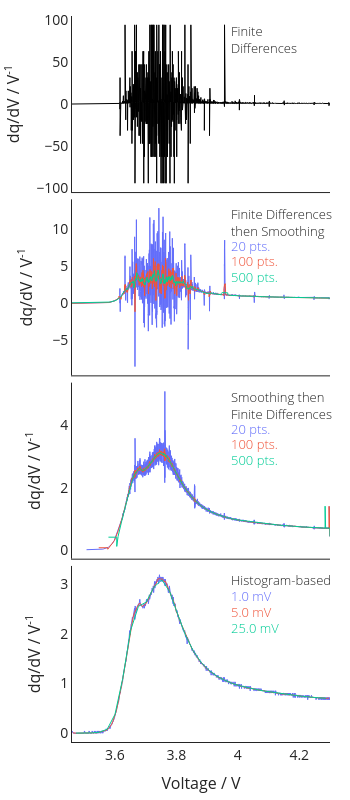

The cell this chart's notebook holds for it:
### Code cell
colors = px.colors.qualitative.Plotly

fig = make_subplots(cols=1, rows=4, shared_xaxes=True, vertical_spacing=0.01)



fig.update_layout(
    template="simple_white",
    margin=dict(l=10, r=20, t=10, b=10),
    width=350, 
    height=800,
    legend=dict(
        orientation="h",    # horizontal
        yanchor="bottom",   # anchor legend's bottom
        y=1.02,             # place above the plot area
        xanchor="center",
        x=0.5
    ),)



fig.add_trace(go.Scatter(x=v_fd, 
                         y=dqdv_fd, 
                         name="FD", 
                         mode="lines",
                         showlegend=False,
                         line=dict(color="Black", width=1)), row=1, col=1)




fig.add_trace(go.Scatter(x=v_sgl_fd, 
                         y=dqdv_sgl_fd, 
                         name=f"SG {SG_W_LOW} -> FD", 
                         mode="lines",
                         showlegend=False,
                         line=dict(color=colors[0], width=1)), row=3, col=1)

fig.add_trace(go.Scatter(x=v_sgh_fd, 
                         y=dqdv_sgh_fd, 
                         name=f"SG {SG_W_HIGH} -> FD", 
                         mode="lines",
                         showlegend=False,
                         line=dict(color=colors[1], width=1)), row=3, col=1)

fig.add_trace(go.Scatter(x=v_sgvh_fd, 
                         y=dqdv_sgvh_fd, 
                         name=f"SG {SG_W_VERYHIGH} -> FD", 
                         mode="lines",
                         showlegend=False,
                         line=dict(color=colors[2], width=1)), row=3, col=1)



fig.add_trace(go.Scatter(x=v_fd, 
                         y=dqdv_fd_sgl, 
                         name=f"FD -> SG {SG_W_LOW}", 
                         mode="lines",
                         showlegend=False,
                         line=dict(color=colors[0], width=1)), row=2, col=1)

fig.add_trace(go.Scatter(x=v_fd, 
                         y=dqdv_fd_sgh, 
                         name=f"FD -> SG {SG_W_HIGH}", 
                         mode="lines",
                         showlegend=False,
                         line=dict(color=colors[1], width=1)), row=2, col=1)

fig.add_trace(go.Scatter(x=v_fd, 
                         y=dqdv_fd_sgvh, 
                         name=f"FD -> SG {SG_W_VERYHIGH}", 
                         mode="lines",
                         showlegend=False,
                         line=dict(color=colors[2], width=1)), row=2, col=1)


fig.add_trace(go.Scatter(x=v_h_l, 
                         y=dqdv_h_l, 
                         name=f"H {BIN_SIZE_LOW}", 
                         mode="lines",
                         showlegend=False,
                         line=dict(color=colors[0], width=1)), row=4, col=1)

fig.add_trace(go.Scatter(x=v_h_h, 
                         y=dqdv_h_h, 
                         name=f"H {BIN_SIZE_LOW}", 
                         mode="lines",
                         showlegend=False,
                         line=dict(color=colors[1], width=1)), row=4, col=1)

fig.add_trace(go.Scatter(x=v_h_vh, 
                         y=dqdv_h_vh, 
                         name=f"H {BIN_SIZE_LOW}", 
                         mode="lines",
                         showlegend=False,
                         line=dict(color=colors[2], width=1)), row=4, col=1)


# ANNOTATIONS
X_POS = 0.61
Y_POS = 0.98
Y_POS_HEIGHT = 0.18
Y_POS_SPACING = 0.15
FONT_SIZE = 13
MAIN_FONT_WEIGHT = 150


# FD
fig.add_annotation(x=X_POS, 
                    y=Y_POS,
                    xref="x domain",
                    yref="y domain",
                    text="Finite<br>Differences",
                    showarrow=False,
                    font=dict(size=FONT_SIZE, weight=MAIN_FONT_WEIGHT), 
                    xanchor="left",
                    align="left",
                    row=1, col=1 )


# SG -> FD 

fig.add_annotation(x=X_POS, 
                    y=Y_POS,
                    xref="x domain",
                    yref="y domain",
                    text="Smoothing then <br>Finite Differences",
                    showarrow=False,
                    font=dict(size=FONT_SIZE, weight=MAIN_FONT_WEIGHT), 
                    xanchor="left",
                    align="left",
                    row=3, col=1 )

fig.add_annotation(x=X_POS, 
                    y=Y_POS-Y_POS_HEIGHT,
                    xref="x domain",
                    yref="y domain",
                    text=f"{SG_W_LOW} pts.",
                    showarrow=False,
                    font=dict(size=FONT_SIZE, weight=int(MAIN_FONT_WEIGHT*0.5), color=colors[0]), 
                    xanchor="left",
                    row=3, col=1 )

fig.add_annotation(x=X_POS, 
                    y=Y_POS-Y_POS_HEIGHT - Y_POS_SPACING,
                    xref="x domain",
                    yref="y domain",
                    text=f"{SG_W_HIGH} pts.",
                    showarrow=False,
                    font=dict(size=FONT_SIZE, weight=int(MAIN_FONT_WEIGHT*0.5), color=colors[1]), 
                    xanchor="left",
                    row=3, col=1 )

fig.add_annotation(x=X_POS, 
                    y=Y_POS-Y_POS_HEIGHT - 1.6*Y_POS_SPACING,
                    xref="x domain",
                    yref="y domain",
                    text=f"{SG_W_VERYHIGH} pts.",
                    showarrow=False,
                    font=dict(size=FONT_SIZE, weight=int(MAIN_FONT_WEIGHT*0.5), color=colors[2]), 
                    xanchor="left",
                    row=3, col=1 )


# FD -> SG

fig.add_annotation(x=X_POS, 
                    y=Y_POS,
                    xref="x domain",
                    yref="y domain",
                    text="Finite Differences<br>then Smoothing",
                    showarrow=False,
                    font=dict(size=FONT_SIZE, weight=MAIN_FONT_WEIGHT), 
                    xanchor="left",
                    align="left",
                    row=2, col=1 )

fig.add_annotation(x=X_POS, 
                    y=Y_POS-Y_POS_HEIGHT,
                    xref="x domain",
                    yref="y domain",
                    text=f"{SG_W_LOW} pts.",
                    showarrow=False,
                    font=dict(size=FONT_SIZE, weight=int(MAIN_FONT_WEIGHT*0.5), color=colors[0]), 
                    xanchor="left",
                    row=2, col=1 )

fig.add_annotation(x=X_POS, 
                    y=Y_POS-Y_POS_HEIGHT - Y_POS_SPACING,
                    xref="x domain",
                    yref="y domain",
                    text=f"{SG_W_HIGH} pts.",
                    showarrow=False,
                    font=dict(size=FONT_SIZE, weight=int(MAIN_FONT_WEIGHT*0.5), color=colors[1]), 
                    xanchor="left",
                    row=2, col=1 )

fig.add_annotation(x=X_POS, 
                    y=Y_POS-Y_POS_HEIGHT - 1.6*Y_POS_SPACING,
                    xref="x domain",
                    yref="y domain",
                    text=f"{SG_W_VERYHIGH} pts.",
                    showarrow=False,
                    font=dict(size=FONT_SIZE, weight=int(MAIN_FONT_WEIGHT*0.5), color=colors[2]), 
                    xanchor="left",
                    row=2, col=1 )

# H

fig.add_annotation(x=X_POS, 
                    y=Y_POS,
                    xref="x domain",
                    yref="y domain",
                    text="Histogram-based",
                    showarrow=False,
                    font=dict(size=FONT_SIZE, weight=MAIN_FONT_WEIGHT), 
                    xanchor="left",
                    row=4, col=1 )

fig.add_annotation(x=X_POS, 
                    y=Y_POS-0.5*Y_POS_HEIGHT,
                    xref="x domain",
                    yref="y domain",
                    text=f"{1e3*BIN_SIZE_LOW} mV",
                    showarrow=False,
                    font=dict(size=FONT_SIZE, weight=int(MAIN_FONT_WEIGHT*0.5), color=colors[0]), 
                    xanchor="left",
                    row=4, col=1 )

fig.add_annotation(x=X_POS, 
                    y=Y_POS-0.5*Y_POS_HEIGHT - 0.6*Y_POS_SPACING,
                    xref="x domain",
                    yref="y domain",
                    text=f"{1e3*BIN_SIZE_HIGH} mV",
                    showarrow=False,
                    font=dict(size=FONT_SIZE, weight=int(MAIN_FONT_WEIGHT*0.5), color=colors[1]), 
                    xanchor="left",
                    row=4, col=1 )

fig.add_annotation(x=X_POS, 
                    y=Y_POS-0.5*Y_POS_HEIGHT - 1.2*Y_POS_SPACING,
                    xref="x domain",
                    yref="y domain",
                    text=f"{1e3*BIN_SIZE_VHIGH} mV",
                    showarrow=False,
                    font=dict(size=FONT_SIZE, weight=int(MAIN_FONT_WEIGHT*0.5), color=colors[2]), 
                    xanchor="left",
                    row=4, col=1 )


fig.update_xaxes(title=dict(text="Voltage / V", font=dict(size=16)), col=1, row=4)
fig.update_xaxes(showgrid=False, ticks="", tickfont=dict(size=14))

fig.update_yaxes(showgrid=False,  ticks="", tickfont=dict(size=14))
fig.update_yaxes(title=dict(text="dq/dV / V<sup>-1<sup>", font=dict(size=16)))

### Figure 1 — Plotly figure (JSON) as saved in the notebook; plotly's stock layout.template omitted (floating-point values rounded to 4 significant figures; data arrays with more than 128 entries replaced by an {"elided": "..."} marker saying what was removed)
{"data": [{"line": {"color": "Black", "width": 1}, "mode": "lines", "name": "FD", "showlegend": false, "type": "scatter", "x": {"elided": "22188 float values"}, "xaxis": "x", "y": {"elided": "22188 float values"}, "yaxis": "y"}, {"line": {"color": "#636EFA", "width": 1}, "mode": "lines", "name": "SG 20 -> FD", "showlegend": false, "type": "scatter", "x": {"elided": "22271 float values"}, "xaxis": "x3", "y": {"elided": "22271 float values"}, "yaxis": "y3"}, {"line": {"color": "#EF553B", "width": 1}, "mode": "lines", "name": "SG 100 -> FD", "showlegend": false, "type": "scatter", "x": {"elided": "22271 float values"}, "xaxis": "x3", "y": {"elided": "22271 float values"}, "yaxis": "y3"}, {"line": {"color": "#00CC96", "width": 1}, "mode": "lines", "name": "SG 500 -> FD", "showlegend": false, "type": "scatter", "x": {"elided": "22271 float values"}, "xaxis": "x3", "y": {"elided": "22271 float values"}, "yaxis": "y3"}, {"line": {"color": "#636EFA", "width": 1}, "mode": "lines", "name": "FD -> SG 20", "showlegend": false, "type": "scatter", "x": {"elided": "22188 float values"}, "xaxis": "x2", "y": {"elided": "22188 float values"}, "yaxis": "y2"}, {"line": {"color": "#EF553B", "width": 1}, "mode": "lines", "name": "FD -> SG 100", "showlegend": false, "type": "scatter", "x": {"elided": "22188 float values"}, "xaxis": "x2", "y": {"elided": "22188 float values"}, "yaxis": "y2"}, {"line": {"color": "#00CC96", "width": 1}, "mode": "lines", "name": "FD -> SG 500", "showlegend": false, "type": "scatter", "x": {"elided": "22188 float values"}, "xaxis": "x2", "y": {"elided": "22188 float values"}, "yaxis": "y2"}, {"line": {"color": "#636EFA", "width": 1}, "mode": "lines", "name": "H 0.001", "showlegend": false, "type": "scatter", "x": {"elided": "839 float values"}, "xaxis": "x4", "y": {"elided": "839 float values"}, "yaxis": "y4"}, {"line": {"color": "#EF553B", "width": 1}, "mode": "lines", "name": "H 0.001", "showlegend": false, "type": "scatter", "x": {"elided": "167 float values"}, "xaxis": "x4", "y": {"elided": "167 float values"}, "yaxis": "y4"}, {"line": {"color": "#00CC96", "width": 1}, "mode": "lines", "name": "H 0.001", "showlegend": false, "type": "scatter", "x": [3.474, 3.499, 3.524, 3.55, 3.575, 3.601, 3.626, 3.652, 3.677, 3.702, 3.728, 3.753, 3.779, 3.804, 3.83, 3.855, 3.88, 3.906, 3.931, 3.957, 3.982, 4.008, 4.033, 4.058, 4.084, 4.109, 4.135, 4.16, 4.186, 4.211, 4.236, 4.262, 4.287], "xaxis": "x4", "y": [0.001766, 0.001766, 0.005297, 0.01942, 0.07946, 0.3796, 1.109, 2.069, 2.552, 2.638, 2.942, 3.085, 2.845, 2.4, 1.979, 1.658, 1.427, 1.266, 1.15, 1.068, 1.001, 0.9535, 0.9129, 0.8811, 0.8511, 0.8264, 0.7999, 0.7822, 0.761, 0.7416, 0.724, 0.7116, 0.7045], "yaxis": "y4"}], "layout": {"annotations": [{"align": "left", "font": {"size": 13, "weight": 150}, "showarrow": false, "text": "Finite<br>Differences", "x": 0.61, "xanchor": "left", "xref": "x domain", "y": 0.98, "yref": "y domain"}, {"align": "left", "font": {"size": 13, "weight": 150}, "showarrow": false, "text": "Smoothing then <br>Finite Differences", "x": 0.61, "xanchor": "left", "xref": "x3 domain", "y": 0.98, "yref": "y3 domain"}, {"font": {"color": "#636EFA", "size": 13, "weight": 75}, "showarrow": false, "text": "20 pts.", "x": 0.61, "xanchor": "left", "xref": "x3 domain", "y": 0.8, "yref": "y3 domain"}, {"font": {"color": "#EF553B", "size": 13, "weight": 75}, "showarrow": false, "text": "100 pts.", "x": 0.61, "xanchor": "left", "xref": "x3 domain", "y": 0.65, "yref": "y3 domain"}, {"font": {"color": "#00CC96", "size": 13, "weight": 75}, "showarrow": false, "text": "500 pts.", "x": 0.61, "xanchor": "left", "xref": "x3 domain", "y": 0.56, "yref": "y3 domain"}, {"align": "left", "font": {"size": 13, "weight": 150}, "showarrow": false, "text": "Finite Differences<br>then Smoothing", "x": 0.61, "xanchor": "left", "xref": "x2 domain", "y": 0.98, "yref": "y2 domain"}, {"font": {"color": "#636EFA", "size": 13, "weight": 75}, "showarrow": false, "text": "20 pts.", "x": 0.61, "xanchor": "left", "xref": "x2 domain", "y": 0.8, "yref": "y2 domain"}, {"font": {"color": "#EF553B", "size": 13, "weight": 75}, "showarrow": false, "text": "100 pts.", "x": 0.61, "xanchor": "left", "xref": "x2 domain", "y": 0.65, "yref": "y2 domain"}, {"font": {"color": "#00CC96", "size": 13, "weight": 75}, "showarrow": false, "text": "500 pts.", "x": 0.61, "xanchor": "left", "xref": "x2 domain", "y": 0.56, "yref": "y2 domain"}, {"font": {"size": 13, "weight": 150}, "showarrow": false, "text": "Histogram-based", "x": 0.61, "xanchor": "left", "xref": "x4 domain", "y": 0.98, "yref": "y4 domain"}, {"font": {"color": "#636EFA", "size": 13, "weight": 75}, "showarrow": false, "text": "1.0 mV", "x": 0.61, "xanchor": "left", "xref": "x4 domain", "y": 0.89, "yref": "y4 domain"}, {"font": {"color": "#EF553B", "size": 13, "weight": 75}, "showarrow": false, "text": "5.0 mV", "x": 0.61, "xanchor": "left", "xref": "x4 domain", "y": 0.8, "yref": "y4 domain"}, {"font": {"color": "#00CC96", "size": 13, "weight": 75}, "showarrow": false, "text": "25.0 mV", "x": 0.61, "xanchor": "left", "xref": "x4 domain", "y": 0.71, "yref": "y4 domain"}], "height": 800, "legend": {"orientation": "h", "x": 0.5, "xanchor": "center", "y": 1.02, "yanchor": "bottom"}, "margin": {"b": 10, "l": 10, "r": 20, "t": 10}, "width": 350, "xaxis": {"anchor": "y", "domain": [0, 1], "matches": "x4", "showgrid": false, "showticklabels": false, "tickfont": {"size": 14}, "ticks": ""}, "xaxis2": {"anchor": "y2", "domain": [0, 1], "matches": "x4", "showgrid": false, "showticklabels": false, "tickfont": {"size": 14}, "ticks": ""}, "xaxis3": {"anchor": "y3", "domain": [0, 1], "matches": "x4", "showgrid": false, "showticklabels": false, "tickfont": {"size": 14}, "ticks": ""}, "xaxis4": {"anchor": "y4", "domain": [0, 1], "showgrid": false, "tickfont": {"size": 14}, "ticks": "", "title": {"font": {"size": 16}, "text": "Voltage / V"}}, "yaxis": {"anchor": "x", "domain": [0.7575, 1], "showgrid": false, "tickfont": {"size": 14}, "ticks": "", "title": {"font": {"size": 16}, "text": "dq/dV / V<sup>-1<sup>"}}, "yaxis2": {"anchor": "x2", "domain": [0.505, 0.7475], "showgrid": false, "tickfont": {"size": 14}, "ticks": "", "title": {"font": {"size": 16}, "text": "dq/dV / V<sup>-1<sup>"}}, "yaxis3": {"anchor": "x3", "domain": [0.2525, 0.495], "showgrid": false, "tickfont": {"size": 14}, "ticks": "", "title": {"font": {"size": 16}, "text": "dq/dV / V<sup>-1<sup>"}}, "yaxis4": {"anchor": "x4", "domain": [0, 0.2425], "showgrid": false, "tickfont": {"size": 14}, "ticks": "", "title": {"font": {"size": 16}, "text": "dq/dV / V<sup>-1<sup>"}}}}
